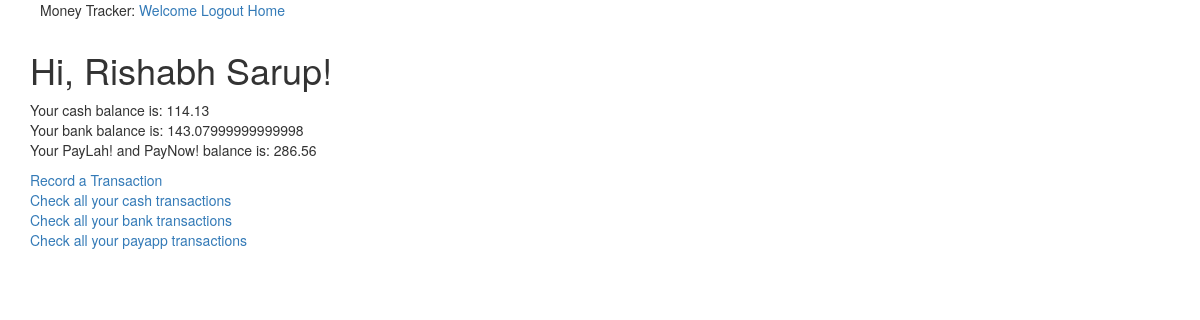
The page /home (signed in) on the database as committed earlier.
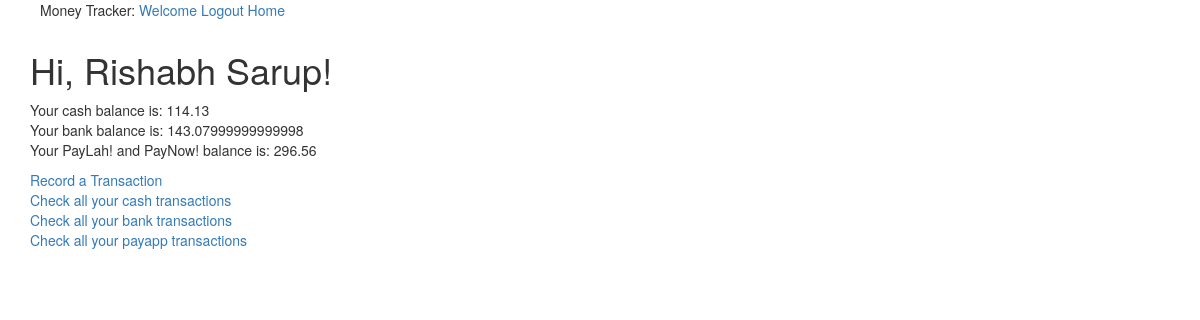
The same page on the database as committed later.
### app/models.py (models this page shows, shortened)
class User(UserMixin, db.Model):
    id = db.Column(db.Integer, primary_key=True)
    username = db.Column(db.String(64), index=True, unique=True)
    email = db.Column(db.String(120), index=True, unique=True)
    cashBalance = db.Column(db.Float, index = True)
    bankBalance = db.Column(db.Float, index = True)
    payappBalance = db.Column(db.Float, index = True)
    password_hash = db.Column(db.String(128))
    allTransactions = db.relationship('Transaction', backref = 'spender',lazy = 'dynamic')

### app/routes.py (the view)
@app.route('/home')
@login_required
def home():
    user = {"username": "Rishabh Sarup"}
    return render_template('home.html', title = "Home", user=user)

### app/models.py (called while the page is built)
@login.user_loader
def load_user(id):
    return User.query.get(int(id))

### app/templates/home.html
{% extends "base.html" %}
{% block app_content %}
   <h1>Hi, {{ current_user.username }}!</h1>
   <p> Your cash balance is: {{current_user.cashBalance}}
     <br>
     Your bank balance is: {{current_user.bankBalance}}
     <br>
     Your PayLah! and PayNow! balance is: {{current_user.payappBalance}}
   </p>
   <a href = "{{url_for('logcash')}}"> Record a Transaction </a> <br>
   <a href = "{{url_for('allcashtransaction')}}"> Check all your cash transactions </a> <br>
   <a href = "{{url_for('allbanktransaction')}}"> Check all your bank transactions </a> <br>
   <a href = "{{url_for('allpayapptransaction')}}"> Check all your payapp transactions </a>
{% endblock %}

Rows that differ between the two databases and show on the page:
changed User "Rishabh Sarup": payappBalance "286.56" → "296.56"
